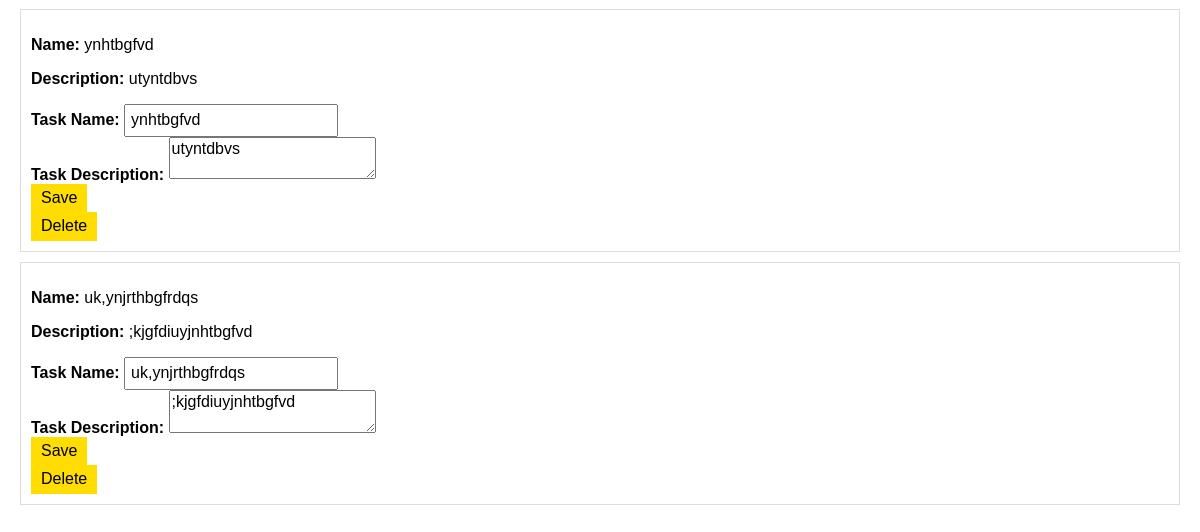
Before: /admin_tasks.php (lower part) with the older database file.
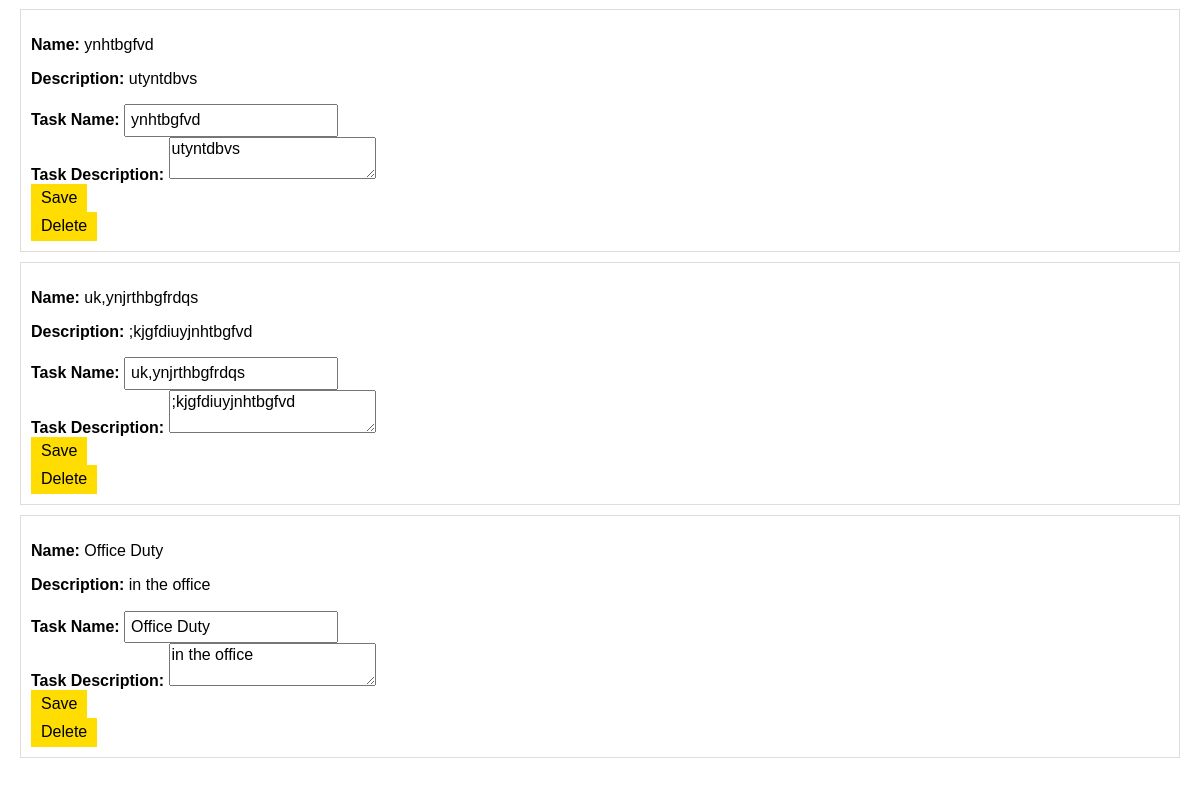
After: the same page with the newer database file.
### tables this page shows
CREATE TABLE `hub_tasks` (
  `id` int(11) NOT NULL,
  `task_name` varchar(255) NOT NULL,
  `task_description` text,
  `task_type` varchar(100) DEFAULT NULL,
  `task_status` varchar(50) NOT NULL DEFAULT 'Open',
  `task_start_date` datetime DEFAULT NULL,
  `task_end_date` datetime DEFAULT NULL,
  `assigned_to` int(11) DEFAULT NULL,
  `hub_location_id` int(11) DEFAULT NULL,
  `assigned_manager_id` int(11) DEFAULT NULL,
  `color` varchar(7) DEFAULT '#3788D8'
);

### admin_tasks.php (the view, shortened to what this page needs)
<?php
try {
    $conn = Data::getConnection();
    $sql = "SELECT * FROM hub_tasks";
    $stmt = $conn->prepare($sql);
    $stmt->execute();
    $tasks = $stmt->fetchAll(PDO::FETCH_ASSOC);
} catch (PDOException $e) {
    echo "Fout: " . $e->getMessage();
}
?>
<!DOCTYPE html>
<html lang="en">
<head>
    <link rel="stylesheet" href="styles/normalize.css">
    <link rel="stylesheet" href="styles/nav.css">
    <link rel="stylesheet" href="styles/locations.css">
</head>
<body>
    <?php include_once("admin.nav.inc.php"); ?>
    <div class="content">
        <?php foreach ($tasks as $task) : ?>
            <div class="location">
                <p><strong>Name:</strong> <?php echo htmlspecialchars($task['task_name']); ?></p>
                <p><strong>Description:</strong> <?php echo htmlspecialchars($task['task_description']); ?></p>
                <form method="post" action="<?php echo htmlspecialchars($_SERVER["PHP_SELF"]); ?>">
                    <label for="edit_task_name_<?php echo $task['id']; ?>">Task Name:</label>
                    <input type="text" id="edit_task_name_<?php echo $task['id']; ?>" name="edit_task_name" value="<?php echo htmlspecialchars($task['task_name']); ?>"><br>
                    <label for="edit_task_description_<?php echo $task['id']; ?>">Task Description:</label>
                    <textarea id="edit_task_description_<?php echo $task['id']; ?>" name="edit_task_description"><?php echo htmlspecialchars($task['task_description']); ?></textarea><br>
                    <button type="submit">Save</button>
                </form>
                <form method="post" action="<?php echo htmlspecialchars($_SERVER["PHP_SELF"]); ?>">
                    <button type="submit">Delete</button>
                </form>
            </div>
        <?php endforeach; ?>
    </div>
</body>
</html>

Changed rows visible on the page:
added hub_tasks: task_name "Office Duty", task_description "in the office", edit_task_name "Office Duty", edit_task_description "in the office"
